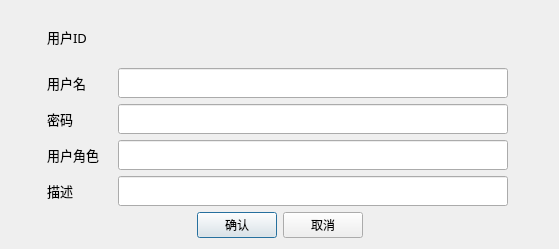
<?xml version="1.0" encoding="UTF-8"?>
<ui version="4.0">
 <class>UpdateUserDialog</class>
 <widget class="QDialog" name="UpdateUserDialog">
  <property name="geometry">
   <rect>
    <x>0</x>
    <y>0</y>
    <width>559</width>
    <height>249</height>
   </rect>
  </property>
  <property name="windowTitle">
   <string>Dialog</string>
  </property>
  <layout class="QGridLayout" name="gridLayout">
   <item row="0" column="0">
    <layout class="QVBoxLayout" name="verticalLayout" stretch="1,2,2,2,2,2">
     <item>
      <layout class="QHBoxLayout" name="horizontalLayout_6" stretch="2,1,1,1">
       <item>
        <widget class="QLabel" name="label_9">
         <property name="minimumSize">
          <size>
           <width>30</width>
           <height>30</height>
          </size>
         </property>
         <property name="maximumSize">
          <size>
           <width>30</width>
           <height>30</height>
          </size>
         </property>
         <property name="styleSheet">
          <string notr="true">image: url(:/new/icon/icon/user1.png);</string>
         </property>
         <property name="text">
          <string/>
         </property>
        </widget>
       </item>
       <item>
        <widget class="QLabel" name="label_10">
         <property name="font">
          <font>
           <family>微软雅黑 Light</family>
           <pointsize>10</pointsize>
          </font>
         </property>
         <property name="text">
          <string>用户ID</string>
         </property>
        </widget>
       </item>
       <item>
        <widget class="QLabel" name="label_ID">
         <property name="text">
          <string/>
         </property>
        </widget>
       </item>
       <item>
        <spacer name="horizontalSpacer_15">
         <property name="orientation">
          <enum>Qt::Horizontal</enum>
         </property>
         <property name="sizeHint" stdset="0">
          <size>
           <width>40</width>
           <height>20</height>
          </size>
         </property>
        </spacer>
       </item>
      </layout>
     </item>
     <item>
      <layout class="QHBoxLayout" name="horizontalLayout" stretch="0,1,6,0">
       <item>
        <widget class="QLabel" name="label_5">
         <property name="minimumSize">
          <size>
           <width>30</width>
           <height>30</height>
          </size>
         </property>
         <property name="maximumSize">
          <size>
           <width>30</width>
           <height>30</height>
          </size>
         </property>
         <property name="styleSheet">
          <string notr="true">image: url(:/new/icon/icon/user1.png);</string>
         </property>
         <property name="text">
          <string/>
         </property>
        </widget>
       </item>
       <item>
        <widget class="QLabel" name="label">
         <property name="font">
          <font>
           <family>微软雅黑 Light</family>
           <pointsize>10</pointsize>
          </font>
         </property>
         <property name="text">
          <string>用户名</string>
         </property>
        </widget>
       </item>
       <item>
        <widget class="QLineEdit" name="lineEdit_Username">
         <property name="minimumSize">
          <size>
           <width>0</width>
           <height>30</height>
          </size>
         </property>
         <property name="maximumSize">
          <size>
           <width>16777215</width>
           <height>30</height>
          </size>
         </property>
        </widget>
       </item>
       <item>
        <spacer name="horizontalSpacer_3">
         <property name="orientation">
          <enum>Qt::Horizontal</enum>
         </property>
         <property name="sizeHint" stdset="0">
          <size>
           <width>40</width>
           <height>20</height>
          </size>
         </property>
        </spacer>
       </item>
      </layout>
     </item>
     <item>
      <layout class="QHBoxLayout" name="horizontalLayout_2" stretch="0,1,6,0">
       <item>
        <widget class="QLabel" name="label_7">
         <property name="minimumSize">
          <size>
           <width>30</width>
           <height>30</height>
          </size>
         </property>
         <property name="maximumSize">
          <size>
           <width>30</width>
           <height>30</height>
          </size>
         </property>
         <property name="styleSheet">
          <string notr="true">image: url(:/new/icon/icon/user1.png);</string>
         </property>
         <property name="text">
          <string/>
         </property>
        </widget>
       </item>
       <item>
        <widget class="QLabel" name="label_4">
         <property name="font">
          <font>
           <family>微软雅黑 Light</family>
           <pointsize>10</pointsize>
          </font>
         </property>
         <property name="text">
          <string>密码</string>
         </property>
        </widget>
       </item>
       <item>
        <widget class="QLineEdit" name="lineEdit_UserPwd">
         <property name="minimumSize">
          <size>
           <width>0</width>
           <height>30</height>
          </size>
         </property>
         <property name="maximumSize">
          <size>
           <width>16777215</width>
           <height>30</height>
          </size>
         </property>
        </widget>
       </item>
       <item>
        <spacer name="horizontalSpacer_5">
         <property name="orientation">
          <enum>Qt::Horizontal</enum>
         </property>
         <property name="sizeHint" stdset="0">
          <size>
           <width>40</width>
           <height>20</height>
          </size>
         </property>
        </spacer>
       </item>
      </layout>
     </item>
     <item>
      <layout class="QHBoxLayout" name="horizontalLayout_3" stretch="0,1,6,0">
       <item>
        <widget class="QLabel" name="label_6">
         <property name="minimumSize">
          <size>
           <width>30</width>
           <height>30</height>
          </size>
         </property>
         <property name="maximumSize">
          <size>
           <width>30</width>
           <height>30</height>
          </size>
         </property>
         <property name="styleSheet">
          <string notr="true">image: url(:/new/icon/icon/user1.png);</string>
         </property>
         <property name="text">
          <string/>
         </property>
        </widget>
       </item>
       <item>
        <widget class="QLabel" name="label_2">
         <property name="font">
          <font>
           <family>微软雅黑 Light</family>
           <pointsize>10</pointsize>
          </font>
         </property>
         <property name="text">
          <string>用户角色</string>
         </property>
        </widget>
       </item>
       <item>
        <widget class="QLineEdit" name="lineEdit_Userrole">
         <property name="minimumSize">
          <size>
           <width>0</width>
           <height>30</height>
          </size>
         </property>
         <property name="maximumSize">
          <size>
           <width>16777215</width>
           <height>30</height>
          </size>
         </property>
        </widget>
       </item>
       <item>
        <spacer name="horizontalSpacer_9">
         <property name="orientation">
          <enum>Qt::Horizontal</enum>
         </property>
         <property name="sizeHint" stdset="0">
          <size>
           <width>40</width>
           <height>20</height>
          </size>
         </property>
        </spacer>
       </item>
      </layout>
     </item>
     <item>
      <layout class="QHBoxLayout" name="horizontalLayout_4" stretch="0,1,6,0">
       <item>
        <widget class="QLabel" name="label_8">
         <property name="minimumSize">
          <size>
           <width>30</width>
           <height>30</height>
          </size>
         </property>
         <property name="maximumSize">
          <size>
           <width>30</width>
           <height>30</height>
          </size>
         </property>
         <property name="styleSheet">
          <string notr="true">image: url(:/new/icon/icon/user1.png);</string>
         </property>
         <property name="text">
          <string/>
         </property>
        </widget>
       </item>
       <item>
        <widget class="QLabel" name="label_3">
         <property name="font">
          <font>
           <family>微软雅黑 Light</family>
           <pointsize>10</pointsize>
          </font>
         </property>
         <property name="text">
          <string>描述</string>
         </property>
        </widget>
       </item>
       <item>
        <widget class="QLineEdit" name="lineEdit_Description">
         <property name="minimumSize">
          <size>
           <width>0</width>
           <height>30</height>
          </size>
         </property>
         <property name="maximumSize">
          <size>
           <width>16777215</width>
           <height>30</height>
          </size>
         </property>
        </widget>
       </item>
       <item>
        <spacer name="horizontalSpacer_11">
         <property name="orientation">
          <enum>Qt::Horizontal</enum>
         </property>
         <property name="sizeHint" stdset="0">
          <size>
           <width>40</width>
           <height>20</height>
          </size>
         </property>
        </spacer>
       </item>
      </layout>
     </item>
     <item>
      <layout class="QHBoxLayout" name="horizontalLayout_5">
       <item>
        <spacer name="horizontalSpacer_12">
         <property name="orientation">
          <enum>Qt::Horizontal</enum>
         </property>
         <property name="sizeHint" stdset="0">
          <size>
           <width>40</width>
           <height>20</height>
          </size>
         </property>
        </spacer>
       </item>
       <item>
        <widget class="QPushButton" name="UpdateUserdBtn">
         <property name="font">
          <font>
           <family>微软雅黑 Light</family>
          </font>
         </property>
         <property name="text">
          <string>确认</string>
         </property>
        </widget>
       </item>
       <item>
        <widget class="QPushButton" name="DelUserBtn">
         <property name="font">
          <font>
           <family>微软雅黑 Light</family>
          </font>
         </property>
         <property name="text">
          <string>取消</string>
         </property>
        </widget>
       </item>
       <item>
        <spacer name="horizontalSpacer_13">
         <property name="orientation">
          <enum>Qt::Horizontal</enum>
         </property>
         <property name="sizeHint" stdset="0">
          <size>
           <width>40</width>
           <height>20</height>
          </size>
         </property>
        </spacer>
       </item>
      </layout>
     </item>
    </layout>
   </item>
  </layout>
 </widget>
 <resources/>
 <connections/>
</ui>
